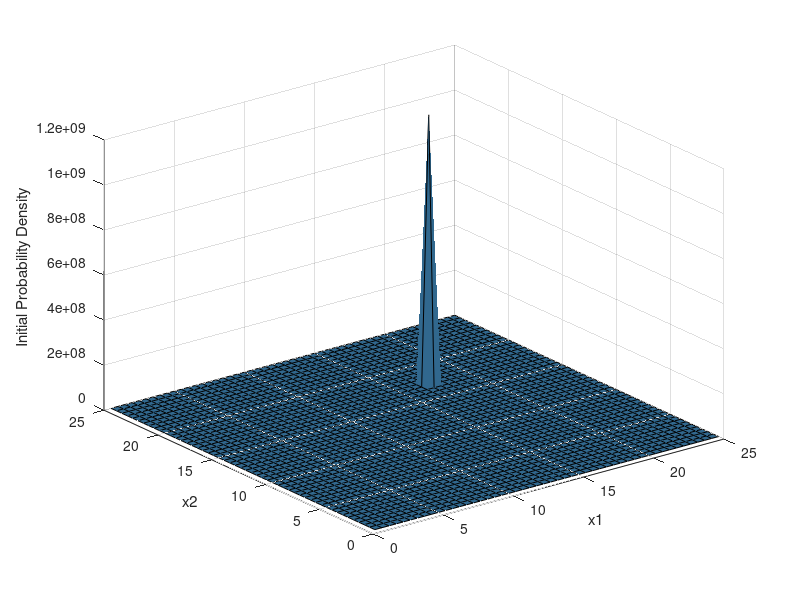

This chart was generated by the following MATLAB code: (Note: this script raises an error after producing the figure.)
% some parameters
n1 = 50;
n2 = 50;
N = n1*n2;
r = zeros(1,N);
u = zeros(1,N);
d = 0.5;
DD = d.*ones(6,N);
sig = vertcat(3.*ones(1,N),3.*ones(1,N),ones(1,N));
mu = 7.*ones(2,N);
par = struct;
par.ndim = 2;
par.N = N;
par.ns = 2;
par.maxP = 4;
par.tolD = 1.0e-4;
par.dim = [n1,n2];
par.dt = .05;
par.nextr = 10; % this parameter might want to play with

% initial distribution
m = [17,17];
s = [.01,0.01;.01,.01];
x1 = linspace(d,n1*d,n1);
x2 = linspace(d,n2*d,n2);
[X1,X2] = meshgrid(x1,x2); % currently hard-coded for 20 points
X = [X1(:),X2(:)];
Jnow = mvnpdf(X,m,s);
Jnow_plot = reshape(Jnow,length(x1),length(x2));
Jnow = Jnow';

% plot initial distribution
surf(x1,x2,Jnow_plot)
caxis([min(Jnow_plot(:))-0.5*range(Jnow_plot(:)),max(Jnow_plot(:))])
axis([0 25 0 25 0 12.0e8])
xlabel('x1')
ylabel('x2')
zlabel('Initial Probability Density')

% iterate through 2dmap to solve PDE system
for i=1:50
    Jnext = HJBmap2D(DD,Jnow,r,u,mu,sig,par);
    % plot initial distribution
    Jnext_plot = reshape(Jnext,length(x1),length(x2));
    surf(x1,x2,Jnext_plot)
    caxis([min(Jnext_plot(:))-0.5*range(Jnext_plot(:)),max(Jnext_plot(:))])
    axis([0 25 0 25 0 12.0e7])
    xlabel('x1')
    ylabel('x2')
    zlabel('Current Probability Density')
    pause(0.5);
    Jnow = Jnext;
end